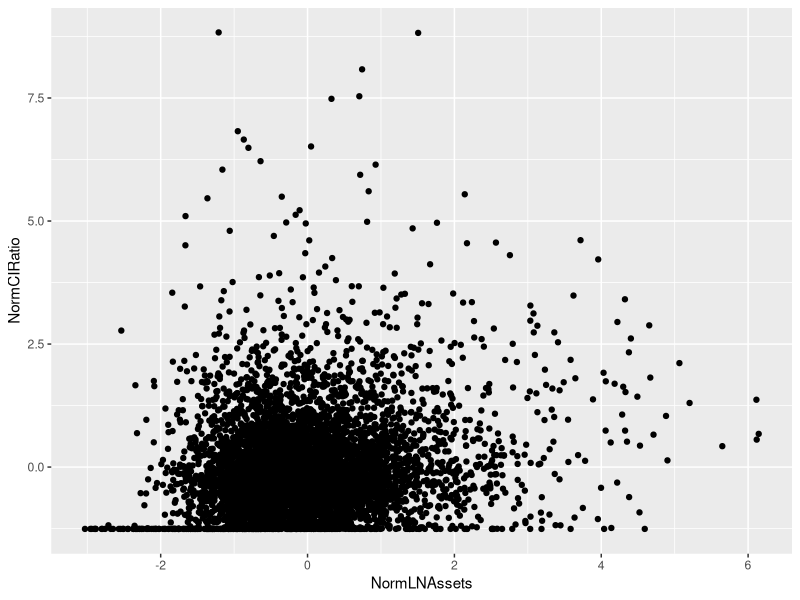
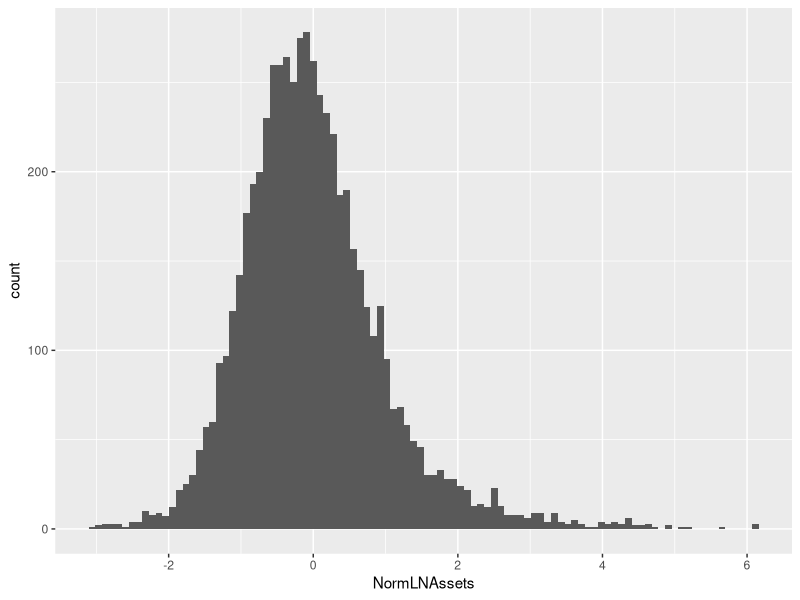
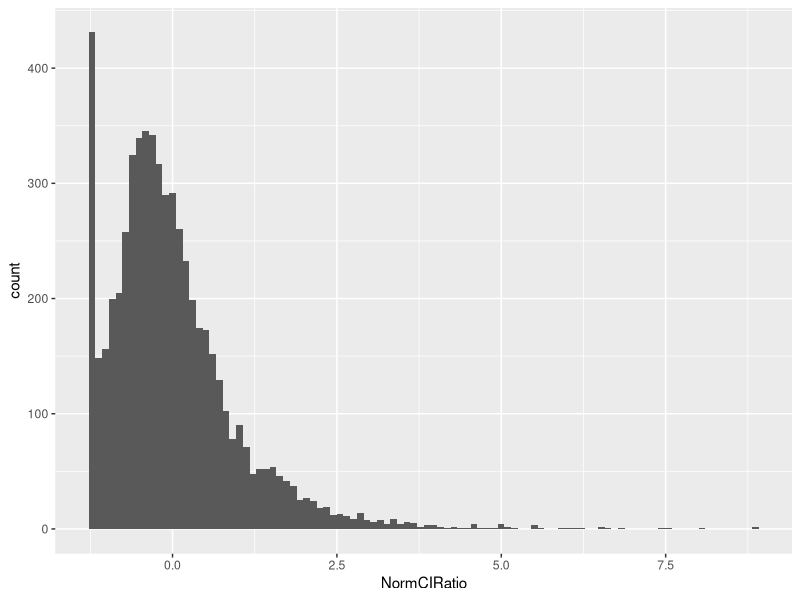
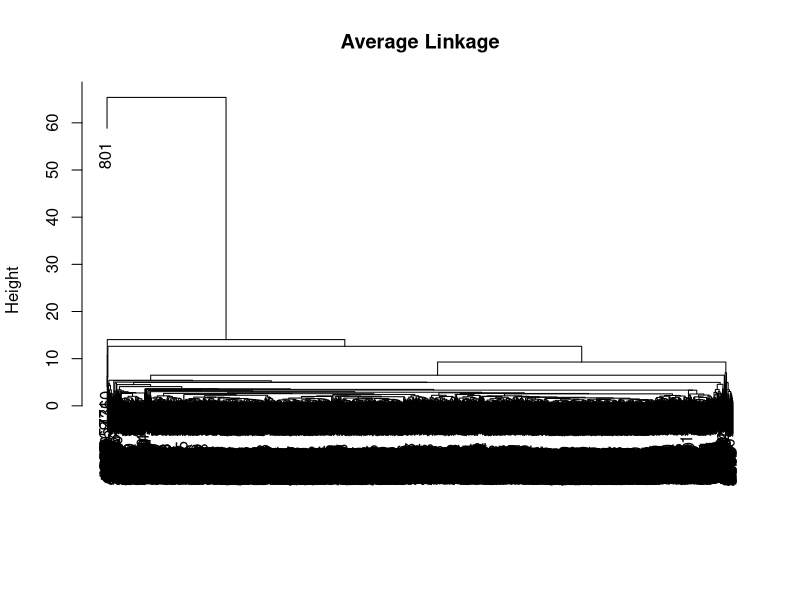
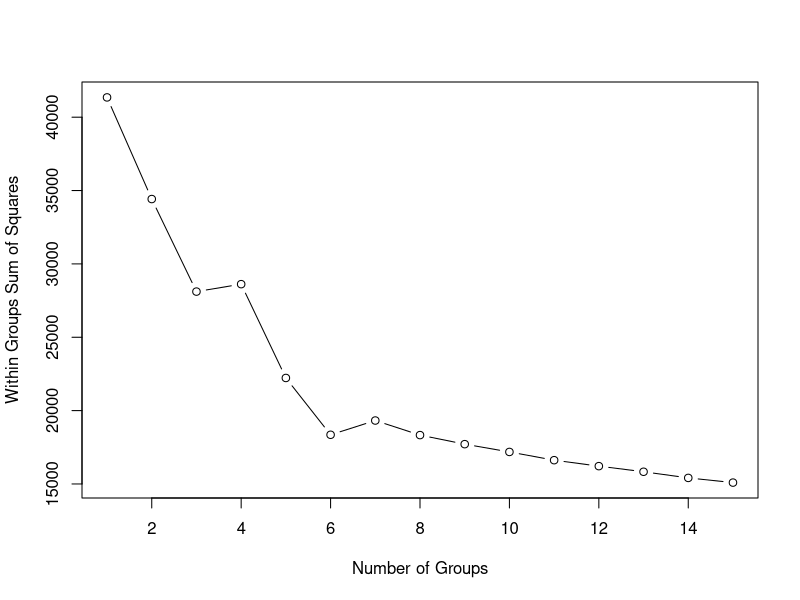
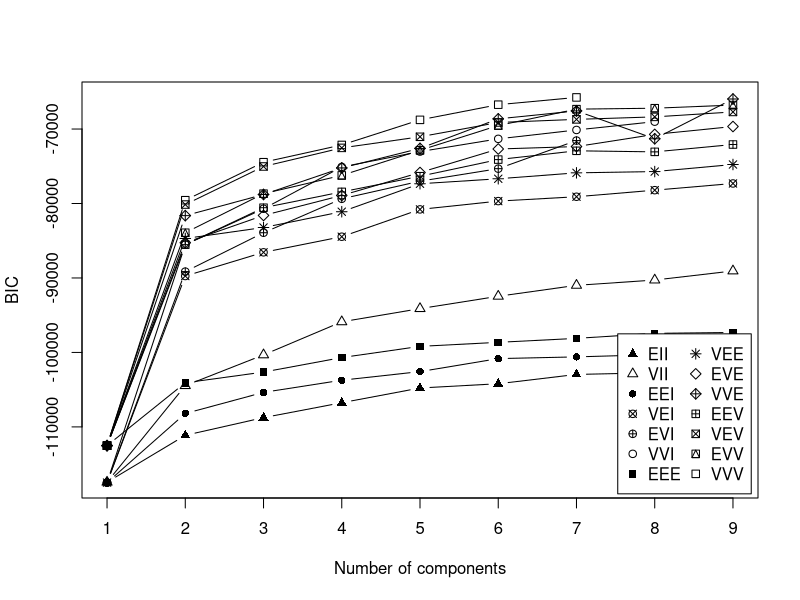
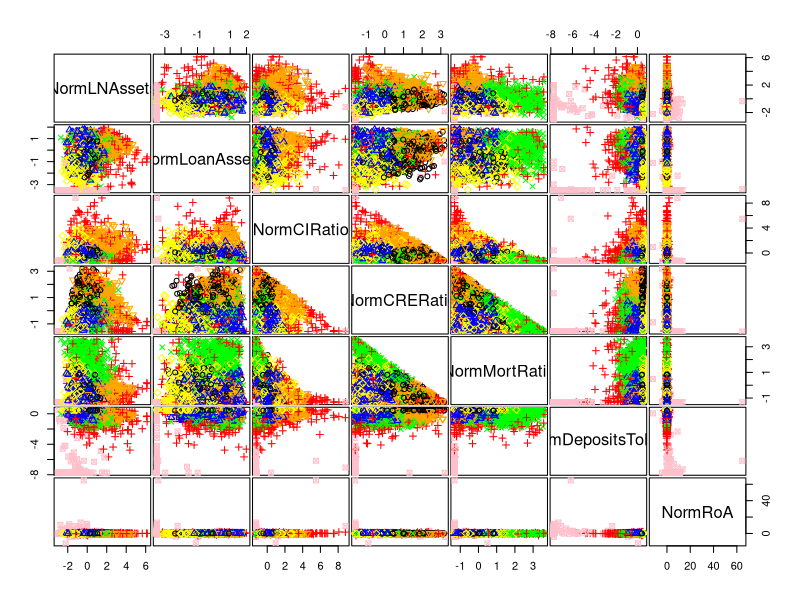

These charts were generated, in order, by the following R code:
###########################
#  Project to Analyze Bulk Data from FFIEC
#  https://cdr.ffiec.gov/public/PWS/DownloadBulkData.aspx
#  Call Reports -- Balance Sheet, Income Statement, Past Due -- Four Periods
#  Author: Mark Locatelli
#  Date Created: 5/31/2017
###########################

# set the directory for the project
setwd("\\\\fhb/dfs/Center-Users/mlocatelli/R-Projects/SimilarityScoreBank")

# read in the files from the bulk download
FFIEC1 = read.delim("FFIEC CDR Call Subset of Schedules 2017(1 of 2).txt")
FFIEC2 = read.delim("FFIEC CDR Call Subset of Schedules 2017(2 of 2).txt")

# to get more details on the loan portfolios of the banks, let's grab RC-C Part I
# from the "Call Reports -- Single Period" selector on the FFIEC website.
FFIEC3 = read.delim("FFIEC CDR Call Schedule RCCI 03312017.txt")

# strip out the first row that contains descriptions of the line items
FFIEC1a = FFIEC1[-c(1), ]
FFIEC2a = FFIEC2[-c(1), ]
FFIEC3a = FFIEC3[-c(1), ]

# merge the files into a single data set
FFIECBulk1 = merge(FFIEC1a, FFIEC2a)
FFIECBulk2 = merge(FFIECBulk1, FFIEC3a)

# Reduce the list to a more interesting data set
BankData = FFIECBulk2[ , c("IDRSSD","Financial.Institution.Name",
                            "Financial.Institution.State","RCFD2170","RCON2170",
                            "RCON2122","RCON1766","RCON5367","RCON2200","RCON2948",
                            "RIAD4340","RCON1460","RCONF158","RCONF159","RCONF160",
                            "RCONF161")]

# Better names for the columns
names(BankData) = c("IDRSSD","Financial.Institution.Name",
                     "Financial.Institution.State","RCFD.Total.Assets",
                     "Total.Assets","Total.Loans","CI.Loans","Mortgages",
                     "Total.Deposits","Total.Liabilities","Net.Income",
                     "Multifamily","Res.Construction", "Other.Construction",
                     "Owner.Occ.CRE", "NonOwner.CRE")

# List of variables that need to be coverted to numeric type:
VariableList = c("RCFD.Total.Assets","Total.Assets","Total.Loans","CI.Loans",
                 "Mortgages","Total.Deposits","Total.Liabilities","Net.Income",
                 "Multifamily","Res.Construction", "Other.Construction",
                 "Owner.Occ.CRE", "NonOwner.CRE")
# Convert data to numeric
BankData[,VariableList] = lapply(BankData[,VariableList], 
                                  function(x) as.numeric(as.character(x)))

# Define a "CRE" Portfolio Total:
BankData[,"CRE"] = BankData[,"Multifamily"] + BankData[,"Res.Construction"] + 
  BankData[,"Other.Construction"] + BankData[,"Owner.Occ.CRE"] + 
  BankData[,"NonOwner.CRE"]

# Add some interesting Calculations
# Log of Total Assets
BankData[,"LNAssets"] = log(BankData[,"Total.Assets"])
# Normalized version of Total Assets
BankData[,"NormLNAssets"] = (BankData[,"LNAssets"] - mean(BankData[,"LNAssets"]))/
  sd(BankData[,"LNAssets"])
# Total Loans / Total Assets
LoansToAssets = BankData[,"Total.Loans"]/BankData[,"Total.Assets"]
BankData[,"NormLoanAssets"] = (LoansToAssets - mean(LoansToAssets))/
  sd(LoansToAssets)
# Setting Total.Loans = 0 to Total.Loans = 1 to use it in the denominator
LoanMin = 1
BankData[BankData[,"Total.Loans"] < LoanMin, "Total.Loans"] = LoanMin
# CI Loans / Total Loans
CIRatio = BankData[,"CI.Loans"]/BankData[,"Total.Loans"]
BankData[,"NormCIRatio"] = (CIRatio - mean(CIRatio))/sd(CIRatio)
# CRE Ratio
CRERatio = BankData[,"CRE"]/BankData[,"Total.Loans"]
BankData[,"NormCRERatio"] = (CRERatio - mean(CRERatio))/sd(CRERatio)
# Mortgages / Total Loans
MortRatio = BankData[,"Mortgages"]/BankData[,"Total.Loans"]
BankData[,"NormMortRatio"] = (MortRatio - mean(MortRatio))/sd(MortRatio)
# Total Deposits / Total Liabilities
DepositsToLiab = BankData[,"Total.Deposits"]/BankData[,"Total.Liabilities"]
BankData[,"NormDepositsToLiab"] = (DepositsToLiab - mean(DepositsToLiab))/
  sd(DepositsToLiab)
# Net Income / Total Assets
RoA = BankData[,"Net.Income"]/BankData[,"Total.Assets"]
BankData[,"NormRoA"] = (RoA - mean(RoA))/sd(RoA)

# A list of variables we will use to calcualte Similarity Scores
SimVarList = c("NormLNAssets","NormLoanAssets","NormCIRatio","NormCRERatio",
               "NormMortRatio","NormDepositsToLiab","NormRoA")
MostAverage = rep(0,length(SimVarList))
SimWeights = c(0.3,0.1,0.15,0.1,0.15,0.1,0.1)

# Let's make a Similarity Score Function!
SimScore = function(df,col_lst,simval_lst,wt_lst) {
  value = rep(0, nrow(df))
  for (row_i in seq(1,length(value))){
    # print(row_i)
    for (i in seq(1,length(col_lst))){
      # print(paste(wt_lst[i]," ",col_lst[i]," ",simval_lst[i]))
      value[row_i] = value[row_i]+wt_lst[i]*(df[row_i,col_lst[i]]-simval_lst[i])^2
      # print(value[row_i])
    }
  }
      
 return(sqrt(value)) 
  
}

BankData[,"SimScoreTrial"] = SimScore(BankData,SimVarList,MostAverage,SimWeights)


# Finding the most average bank:
N1 = 0
N2 = 0
N3 = 0
N4 = 0
N5 = 0
N6 = 0
N7 = 0
W1 = 0.3
W2 = 0.1
W3 = 0.15
W4 = 0.1
W5 = 0.15
W6 = 0.1
W7 = 0.1

BankData[,"SimScore0"] = sqrt(W1*(BankData[,"NormLNAssets"]-N1)^2
                 + W2*(BankData[,"NormLoanAssets"]-N2)^2
                 + W3*(BankData[,"NormCIRatio"]-N3)^2
                 + W4*(BankData[,"NormCRERatio"]-N4)^2
                 + W5*(BankData[,"NormMortRatio"]-N5)^2
                 + W6*(BankData[,"NormDepositsToLiab"]-N6)^2
                 + W7*(BankData[,"NormRoA"]-N7)^2)

BankData[BankData[,"SimScore0"]==min(BankData[,"SimScore0"]),
         "Financial.Institution.Name"]

# Finding the bank most similar to FHB (index 5816):
BankIndex = 5816
N1 = BankData[BankIndex,"NormLNAssets"]
N2 = BankData[BankIndex,"NormLoanAssets"]
N3 = BankData[BankIndex,"NormCIRatio"]
N4 = BankData[BankIndex,"NormCRERatio"]
N5 = BankData[BankIndex,"NormMortRatio"]
N6 = BankData[BankIndex,"NormDepositsToLiab"]
N7 = BankData[BankIndex,"NormRoA"]
W1 = 0.3
W2 = 0.1
W3 = 0.15
W4 = 0.1
W5 = 0.15
W6 = 0.1
W7 = 0.1

BankData[,"SimScoreBank"] = sqrt(W1*(BankData[,"NormLNAssets"]-N1)^2
                              + W2*(BankData[,"NormLoanAssets"]-N2)^2
                              + W3*(BankData[,"NormCIRatio"]-N3)^2
                              + W4*(BankData[,"NormCRERatio"]-N4)^2
                              + W5*(BankData[,"NormMortRatio"]-N5)^2
                              + W6*(BankData[,"NormDepositsToLiab"]-N6)^2
                              + W7*(BankData[,"NormRoA"]-N7)^2)

BankData[BankData[,"SimScoreBank"]==min(BankData[,"SimScoreBank"]),
         "Financial.Institution.Name"]

# Now let's repeat that search using the SimScore Function:
BankIndex = 5816
SimFHB = c(BankData[BankIndex,"NormLNAssets"],BankData[BankIndex,"NormLoanAssets"],
           BankData[BankIndex,"NormCIRatio"],BankData[BankIndex,"NormCRERatio"],
           BankData[BankIndex,"NormMortRatio"],
           BankData[BankIndex,"NormDepositsToLiab"],BankData[BankIndex,"NormRoA"])

BankData[,"SimScoreFHBTrial"] = SimScore(BankData,SimVarList,SimFHB,SimWeights)

# create some plots
library(ggplot2)
# plotting the banks on two of the similarity axes:
p = ggplot(BankData, aes(NormLNAssets, NormCIRatio))
p + geom_point()
# plotting the histogram of results for bank size
q = ggplot(BankData, aes(NormLNAssets))
q + geom_histogram(bins = 100)
# plotting the histogram for relative commercial portfolio size
r = ggplot(BankData, aes(NormCIRatio))
r + geom_histogram(bins=100)

# Some Cluster Analysis

# First let's try hierarchical clustering
BankDataCluster = BankData[,SimVarList]
BankDataDist = dist(BankDataCluster)
BankDataAverage = hclust(BankDataDist, method = 'average')
plot(BankDataAverage,main='Average Linkage',sub='',xlab='')
BankDataAvgClust = data.frame(cutree(BankDataAverage,k=8))
summary(BankDataAvgClust)
BankDataAvgClust

# Now let's try kmeans Clustering
n = nrow(BankDataCluster)
wss = rep(0,15)
wss[1] = (n-1) * sum(apply(BankDataCluster,2,var))
for(i in 2:15) wss[i] = sum(kmeans(BankDataCluster,centers=i)$withinss,nstart=20)
plot(1:15,wss,type = 'b',xlab = 'Number of Groups',
     ylab = 'Within Groups Sum of Squares')

# No obvious elbows in the data, how many banks in three clusters?
BankDataCluster_kmeans3 = kmeans(BankDataCluster, centers = 3,nstart=20)
table(BankDataCluster_kmeans3$cluster)
BankDataCluster_kmeans3$centers

# Now analyzing five clusters
BankDataCluster_kmeans5 = kmeans(BankDataCluster,centers = 5,nstart=20)
table(BankDataCluster_kmeans5$cluster)
BankDataCluster_kmeans5$centers

# Now analyzing seven clusters
BankDataCluster_kmeans7 = kmeans(BankDataCluster,centers = 7,nstart=20)
table(BankDataCluster_kmeans7$cluster)
BankDataCluster_kmeans7$centers

# Model based clustering
library('mclust')
BankDataMclust = Mclust(BankDataCluster)
print(BankDataMclust)
plot(BankDataMclust,BankDataCluster,what='BIC',col='black',ylab='-BIC')
clPairs(BankDataCluster,classification=BankDataMclust$classification,symbols=1:7,
        col=c('black','blue','red','green','yellow','orange','pink'))
# scatterplot3d(log(planets$mass),log(planets$period),
#               log(planets$eccen+ifelse(planets$eccen==0,0.001,0)),type='h',angle=55,
#               scale.y=0.7,pch=planet_mclust$classification,
#               y.ticklabs=seq(0,10,by=2),y.margin.add=0.1,xlab='log(mass)',
#               ylab='log(period)',zlab='log(eccen)')
table(BankDataMclust$classification)
summary(BankDataMclust, parameters = TRUE)

# Some Cluster analysis of the Bank data series
# BankCluster1 = kmeans(BankData[, c("NormLNAssets","NormLoanAssets","NormCIRatio",
#                                    "NormMortRatio","NormDepositsToLiab",
#                                    "NormRoA")],1,nstart = 20)
# BankCluster2 = kmeans(BankData[, c("NormLNAssets","NormLoanAssets","NormCIRatio",
#                                    "NormMortRatio","NormDepositsToLiab",
#                                    "NormRoA")],2,nstart = 20)
# BankCluster3 = kmeans(BankData[, c("NormLNAssets","NormLoanAssets","NormCIRatio",
#                                    "NormMortRatio","NormDepositsToLiab",
#                                    "NormRoA")],3,nstart = 20)
# BankCluster4 = kmeans(BankData[, c("NormLNAssets","NormLoanAssets","NormCIRatio",
#                                    "NormMortRatio","NormDepositsToLiab",
#                                    "NormRoA")],4,nstart = 20)
# BankCluster5 = kmeans(BankData[, c("NormLNAssets","NormLoanAssets","NormCIRatio",
#                                    "NormMortRatio","NormDepositsToLiab",
#                                    "NormRoA")],5,nstart = 20)
# BankCluster6 = kmeans(BankData[, c("NormLNAssets","NormLoanAssets","NormCIRatio",
#                                    "NormMortRatio","NormDepositsToLiab",
#                                    "NormRoA")],6,nstart = 20)
# BankCluster7 = kmeans(BankData[, c("NormLNAssets","NormLoanAssets","NormCIRatio",
#                                    "NormMortRatio","NormDepositsToLiab",
#                                    "NormRoA")],7,nstart = 20)
# BankCluster8 = kmeans(BankData[, c("NormLNAssets","NormLoanAssets","NormCIRatio",
#                                    "NormMortRatio","NormDepositsToLiab",
#                                    "NormRoA")],8,nstart = 20)
# BankCluster9 = kmeans(BankData[, c("NormLNAssets","NormLoanAssets","NormCIRatio",
#                                    "NormMortRatio","NormDepositsToLiab",
#                                    "NormRoA")],9,nstart = 20)
# BankCluster10 = kmeans(BankData[, c("NormLNAssets","NormLoanAssets","NormCIRatio",
#                                    "NormMortRatio","NormDepositsToLiab",
#                                    "NormRoA")],10,nstart = 20)

# Plotting the results of the ten clusters
# BankCluster=c(BankCluster1$tot.withinss,BankCluster2$tot.withinss,
#               BankCluster3$tot.withinss,BankCluster4$tot.withinss,
#               BankCluster5$tot.withinss,BankCluster6$tot.withinss,
#               BankCluster7$tot.withinss,BankCluster8$tot.withinss,
#               BankCluster9$tot.withinss,BankCluster10$tot.withinss)
# plot(BankCluster)

# Plotting one of the distributions of clusters
# s = ggplot(BankData,aes(NormLNAssets,NormLoanAssets,color=BankCluster10$cluster))
# s + geom_point()

# Adding the Cluster data back to the data set:
# BankData[,"BankCluster2"] = BankCluster2$cluster
# BankData[,"BankCluster3"] = BankCluster3$cluster
# BankData[,"BankCluster4"] = BankCluster4$cluster
# BankData[,"BankCluster5"] = BankCluster5$cluster
# BankData[,"BankCluster6"] = BankCluster6$cluster
# BankData[,"BankCluster7"] = BankCluster7$cluster
# BankData[,"BankCluster8"] = BankCluster8$cluster
# BankData[,"BankCluster9"] = BankCluster9$cluster
# BankData[,"BankCluster10"] = BankCluster10$cluster

# Let's output our results:
write.csv(BankData, file = "BankData.csv")
